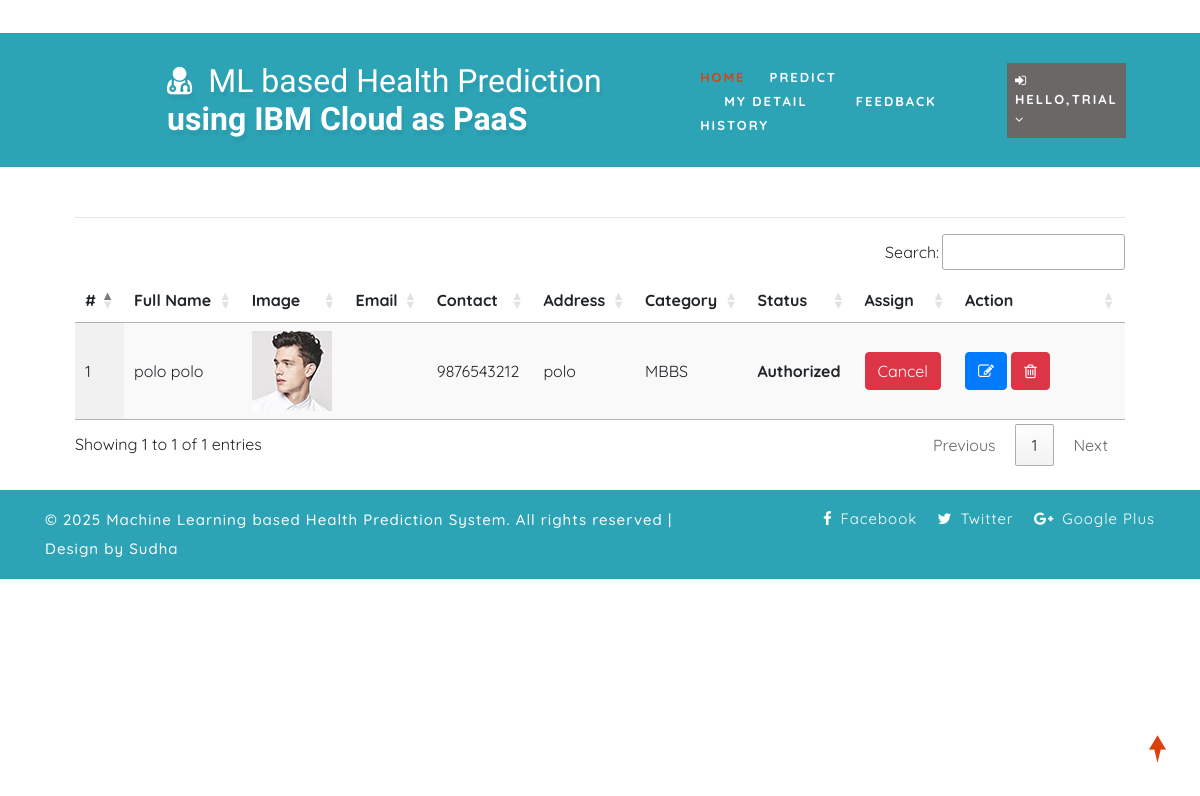
Screenshot of /view_doctor (signed in) with the database file from the repository.
### health/models.py (models this page shows, shortened)
class Doctor(models.Model):
    status = models.IntegerField(DOCTOR_STATUS, null=True)
    user = models.ForeignKey(User, on_delete=models.CASCADE, null=True)
    contact = models.CharField(max_length=100, null=True)
    address = models.CharField(max_length=100, null=True)
    category = models.CharField(max_length=100, null=True)
    doj = models.DateField(null=True)
    dob = models.DateField(null=True)
    image = models.FileField(null=True)

### health/views.py (the view)
# urls.py: path('view_doctor', View_Doctor,name="view_doctor"),
@login_required(login_url="login")
def View_Doctor(request):
    doc = Doctor.objects.all()
    d = {'doc':doc}
    return render(request,'view_doctor.html',d)

### health/templates/view_doctor.html (shortened to what this page needs)
{% extends 'index.html' %}
{% load static %}
{% block body %}
<div class="container-fluid" style="width:90%;margin-top:8%">
                    <div class="container-fluid">
                        <h1 align="center"class="w3ls-title text-uppercase text-dark font-weight-bold">Doctor Records</h1><br>
                         </div><hr>
                                <table id="example" class="display" style="width:100%">
                                  <thead>
                                    <tr>
                                      <th>#</th>
                                      <th>Full Name</th>
                                      <th>Image</th>
                                      <th>Email</th>
                                      <th>Contact</th>
                                      <th>Address</th>
                                      <th>Category</th>
                                      <th>Status</th>
                                      <th>Assign</th>
                                      <th>Action</th>
                                  </tr>
                              </thead>
                              <tbody>
                              {% for i in doc %}
                                <tr>
                                  <td>{{forloop.counter}}</td>
                                  <td>{{i.user.first_name}} {{i.user.last_name}}</td>
                                  <td><img src="{{i.image.url}}" style="width:80px;height:80px"></td>
                                  <td>{{i.user.email}}</td>
                                  <td>{{i.contact}}</td>
                                  <td>{{i.address}}</td>
                                  <td>{{i.category}}</td>
                                  <td>
                                      {% if i.status == 1 %}
                                      <b>Authorized</b>
                                  {% else %}
                                      <b>Unauthorized</b>
                                      {% endif %}
                                  </td>
                                    <td>{% if i.status == 1 %}
                                        <a href="{% url 'assign_status' i.id %}" onclick="return confirm('Do you want to withdraw approval to doctor : {{i.user.first_name}}?')"><button class="btn btn-danger">Cancel</button></a>
                                        {% else %}
                                        <a href="{% url 'assign_status' i.id %}" onclick="return confirm('Do you want to give approve to doctor : {{i.user.first_name}}?')"><button class="btn btn-success">Assign</button></a>
                                        {% endif %}
                                    </td>
                                    <td style="width:150px">
                                      <a href="{% url 'change_doctor' i.id %}" ><button class="btn btn-primary"><i class="fa fa-edit"></i></button></a>
                                      <a href="{% url 'delete_doctor' i.id %}" ><button class="btn btn-danger" onclick="return confirm('Are you sure?')"><i class="fa fa-trash-o"></i></button></a></td>
                              </tr>
                              {% endfor %}
                          </tbody>
                      </table>
                  </div>
{% endblock %}

### health/templates/index.html (shortened to what this page needs)
<!DOCTYPE html>
{% load static %}
<html lang="zxx">
<head>
	<link rel="stylesheet" href="{% static 'css/bootstrap.css' %}">
	<link href="{% static 'css/css_slider.css' %}" type="text/css" rel="stylesheet" media="all">
	<link rel="stylesheet" href="{% static 'css/style.css' %}" type="text/css" media="all" />
	<link href="{% static 'css/font-awesome.min.css' %}" rel="stylesheet">
<link rel='stylesheet' type='text/css' href="https://cdn.datatables.net/1.10.21/css/jquery.dataTables.min.css">
<link rel='stylesheet' type='text/css' href="https://cdn.datatables.net/buttons/1.6.2/css/buttons.dataTables.min.css">
</head>
<body>
	<div id="home" style="margin-bottom:2%">
		<header>
			<div class="top-bar py-3">
				<div class="container">
					<div class="row">
						<div class="col-xl-7 col-lg-6 col-md-4 top-social-agile text-md-right text-center mt-md-0 mt-2">
							<div class="row">
								<div class="col-xl-3 col-lg-4 col-6 top-w3layouts p-md-0 text-right">
								</div>
								<div class="col-xl-3 col-lg-4 col-6 header-w3layouts text-md-right text-left">
								</div>
							</div>
						</div>
					</div>
				</div>
			</div>
		</header>
		<div class="main-top" style="background:rgb(44, 164, 182)">
			<div class="container-fluid">
				<div class="header d-md-flex justify-content-between align-items-center py-3">
					<div id="logo" style="margin-left:13%">
						<h1>
							<a href="index.html">
								<span class="fa fa-user-md mr-2"></span>
								<span class="logo-sp">ML based Health Prediction </span> using IBM Cloud as PaaS
							</a>
						</h1>
					</div>
					{% if request.user.is_staff %}
					<div class="nav_w3ls" style="margin-right:4%">
						<nav>
							<label for="drop1" class="toggle">Menu</label>
							<input type="checkbox" id="drop1" />
							<ul class="menu" style="padding:15px;width:100%">
								<li class="mx-lg-4 mx-md-3 my-md-0 my-2"><a href="{% url 'admin_home' %}" >Home</a></li>
								<li>
									<label for="drop-2" class="toggle toogle-2"> <span class="fa fa-angle-down" aria-hidden="true"></span>
									</label>
									<a href="#"> Doctor <span class="fa fa-angle-down" aria-hidden="true"></span></a>
									<ul style="margin-top:2%;width:40%;margin-right:0%">
										<li style="width:100%;"><a href="/add_doctor" class="drop-text">Add Doctor</a></li>
										<li style="width:100%;"><a href="/view_doctor" class="drop-text">View Doctor</a></li>
									</ul>
								</li>
								<li class="mx-lg-4 mx-md-3 my-md-0 my-2"><a href="/view_patient">Patient</a></li>
								<li class="mx-lg-4 mx-md-3 my-md-0 my-2">
									<a href="/view_search_pat">Searched Data</a></li>
								<li><a href="/view_feedback">Feedback</a></li>
							</ul>
						</nav>
					</div>
					<div class="nav_w3ls" style="margin-right:3%">
						<nav>
							<label for="drop2" class="toggle">Menu</label>
							<input type="checkbox" id="drop2" />
							<ul class="menu">
								<li class="mx-lg-4 mx-md-3 my-md-0 my-2" style="background:red;padding:8px">
									<label for="drop-2" class="toggle toogle-2"> <span class="fa fa-angle-down" aria-hidden="true"></span>
									</label>
									<a href="#"><i class="fa fa-user"></i> {{request.user.username}} <span class="fa fa-angle-down" aria-hidden="true"></span></a>
									<ul style="margin-top:10%;width:80%;margin-right:5%">
										<li style="width:100%;"><a href="{% url 'change_password' %}" class="drop-text">Password</a></li>
										<li style="width:100%;"><a href="{% url 'logout' %}" class="drop-text">Logout</a></li>
									</ul>
								</li>
							</ul>
						</nav>
					</div>
					{% elif request.user.patient_set.all.0 %}
					<div class="nav_w3ls" style="margin-left:5%;font-weight:bold">
						<nav>
							<ul class="menu" style="padding:15px;width:100%">
								<li><a href="{% url 'patient_home' %}" class="active">Home</a></li>
								<li class="mx-lg-4 mx-md-3 my-md-0 my-2"><a href="/add_heartdetail">Predict</a></li>
								<li class="mx-lg-4 mx-md-3 my-md-0 my-2"><a href="/profile_doctor">My Detail</a></li>
								<li class="mx-lg-4 mx-md-3 my-md-0 my-2"><a href="/sent_feedback">Feedback</a></li>
								<li><a href="/view_search_pat">History</a></li>
							</ul>
						</nav>
					</div>
					<div class="nav_w3ls" style="margin-right:3%">
						<nav>
							<ul class="menu">
								<li class="mx-lg-4 mx-md-3 my-md-0 my-2" style="background:#6a6767;padding:8px">
									<a href="#"><i class="fa fa-sign-in"></i> Hello,{{request.user.username}} <span class="fa fa-angle-down" aria-hidden="true"></span></a>
								</li>
							</ul>
						</nav>
					</div>
					{% endif %}
				</div>
			</div>
		</div>
		{% block body %}
		{% endblock %}
	</div>
	<div class="copy-w3pvt" style="background:rgb(44, 164, 182);color:white">
		<div class="container py-3">
			<div class="row">
				<div class="col-lg-7 w3ls_footer_grid1_left text-lg-left text-center">
					<p style="color:white">&copy; 2025 Machine Learning based Health Prediction System. All rights reserved | Design by Sudha</a>
					</p>
				</div>
				<div class="col-lg-5 w3ls_footer_grid_left1_pos text-lg-right text-center mt-lg-0 mt-2">
					<ul style="color:white">
						<li>
							<a href="#" style="color:white" class="facebook">
								<span class="fa fa-facebook-f mr-2"></span>Facebook</a>
						</li>
						<li class="mx-3">
							<a href="#" style="color:white" class="twitter">
								<span class="fa fa-twitter mr-2"></span>Twitter</a>
						</li>
						<li>
							<a href="#" style="color:white" class="google">
								<span class="fa fa-google-plus mr-2"></span>Google Plus</a>
						</li>
					</ul>
				</div>
			</div>
		</div>
	</div>
	<a href="#home" style="color:white" class="move-top text-center"></a>
</body>
</html>

### health/static/css/style.css (style rules this page uses)
body { padding: 0; margin: 0; background: #FFF; font-family: 'Quicksand', sans-serif; }
body a, body button { transition: 0.5s all; -webkit-transition: 0.5s all; -moz-transition: 0.5s all; -o-transition: 0.5s all; -ms-transition: 0.5s all; text-decoration: none; }
html { scroll-behavior: smooth; }
h1, h2, h3, h4, h5, h6 { margin: 0; padding: 0; font-family: 'Mukta', sans-serif; }
p { margin: 0; padding: 0; font-size: 15px; letter-spacing: 1px; line-height: 1.9; color: #999; font-family: 'Quicksand', sans-serif; }
ul, ol { margin: 0; padding: 0; }
a.move-top { width: 34px; height: 34px; background: url(../images/move-top.png) no-repeat; display: inline-block; position: fixed; bottom: 4%; right: 2%; z-index: 0; }
#home { position: relative; }
.main-top { position: absolute; z-index: 999; width: 100%; background: rgba(0, 0, 0, 0.4); }
nav { margin: 0; padding: 0; }
#logo a { float: left; display: initial; font-weight: 700; font-size: 32px; color: #fff; text-shadow: 2px 5px 3px rgba(0, 0, 0, 0.06); padding: 0; }
span.logo-sp { font-weight: 100; }
nav:after { content: ""; display: table; clear: both; }
nav ul { float: right; padding: 0; margin: 0; list-style: none; position: relative; }
nav ul li { margin: 0px; display: inline-block; float: left; }
nav a { padding: 0; color: #fff; font-size: 13px; letter-spacing: 2px; font-weight: 700; text-transform: uppercase; display: inline-block; transition: 0.5s all; -webkit-transition: 0.5s all; -moz-transition: 0.5s all; -o-transition: 0.5s all; -ms-transition: 0.5s all; }
.menu li a.active, .menu li a:hover { color: #2196f3; transition: 0.5s all; -webkit-transition: 0.5s all; -moz-transition: 0.5s all; -o-transition: 0.5s all; -ms-transition: 0.5s all; color: #d84315; }
li>a:only-child:after { content: ''; }
.w3ls_footer_grid_left1_pos ul li, ul.list-part li { display: inline-block; }
.w3ls_footer_grid_left1_pos ul li a { color: #000; text-decoration: none; letter-spacing: 1px; font-size: 15px; }
.w3ls_footer_grid1_left p { color: #484848; font-weight: 500; }

### rows the page displays
Doctor: user.first_name "polo", user.last_name "polo", image (picture), contact "9876543212", address "polo", category "MBBS", status "Authorized"

### other values shown
{{ request.user.username }} "TRIAL"
